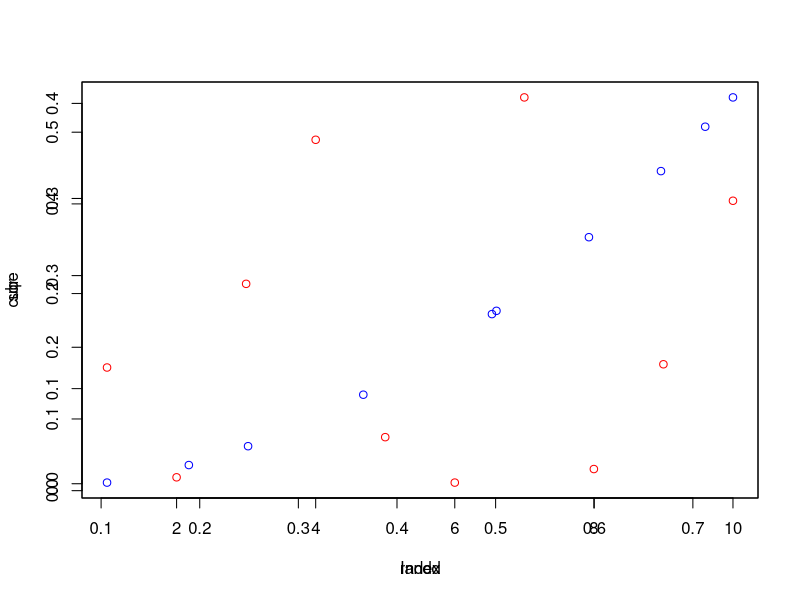
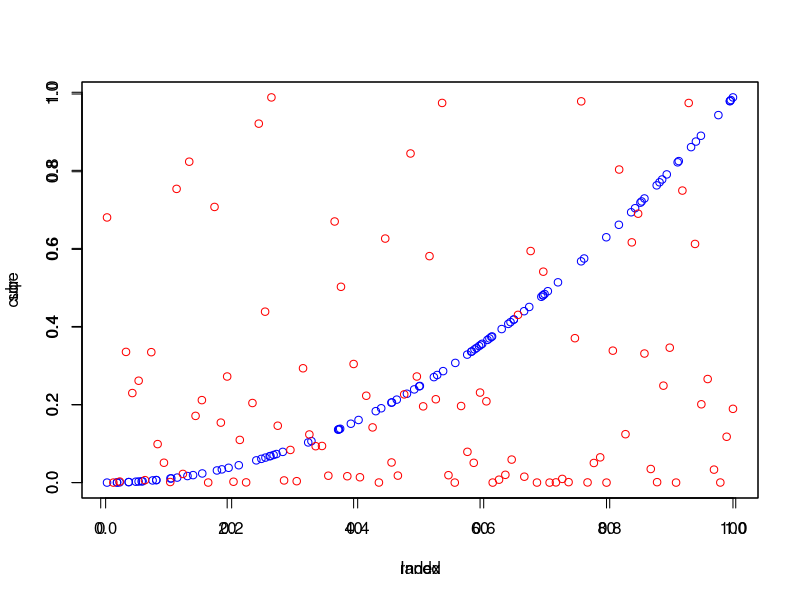
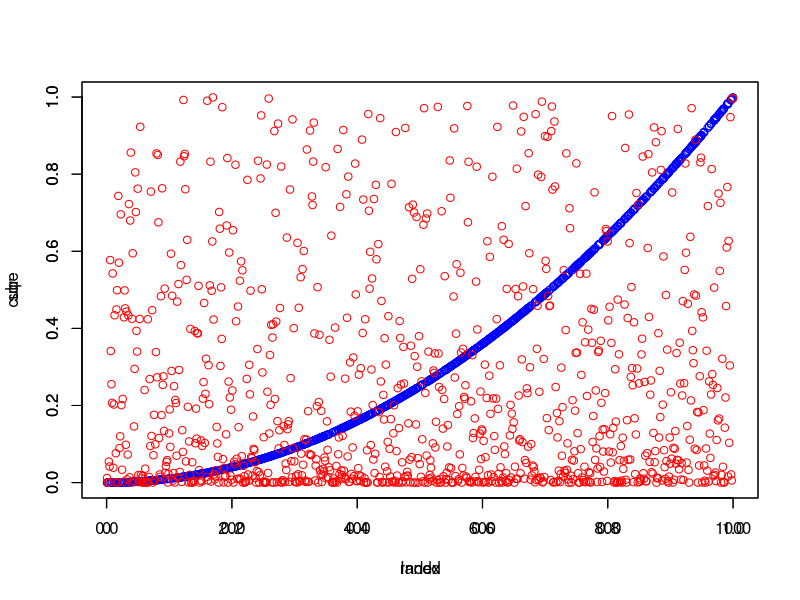

Write R code to recreate these figures, in order.
randomplot <- function(x){
  randd= runif(x)
  sqr= randd^2
  cube= randd^3
 plot(randd,sqr, col="blue")
par(new=TRUE) 
 plot(cube,col="red")
  return()
}

randomplot(10)
randomplot(100)
randomplot(1000)